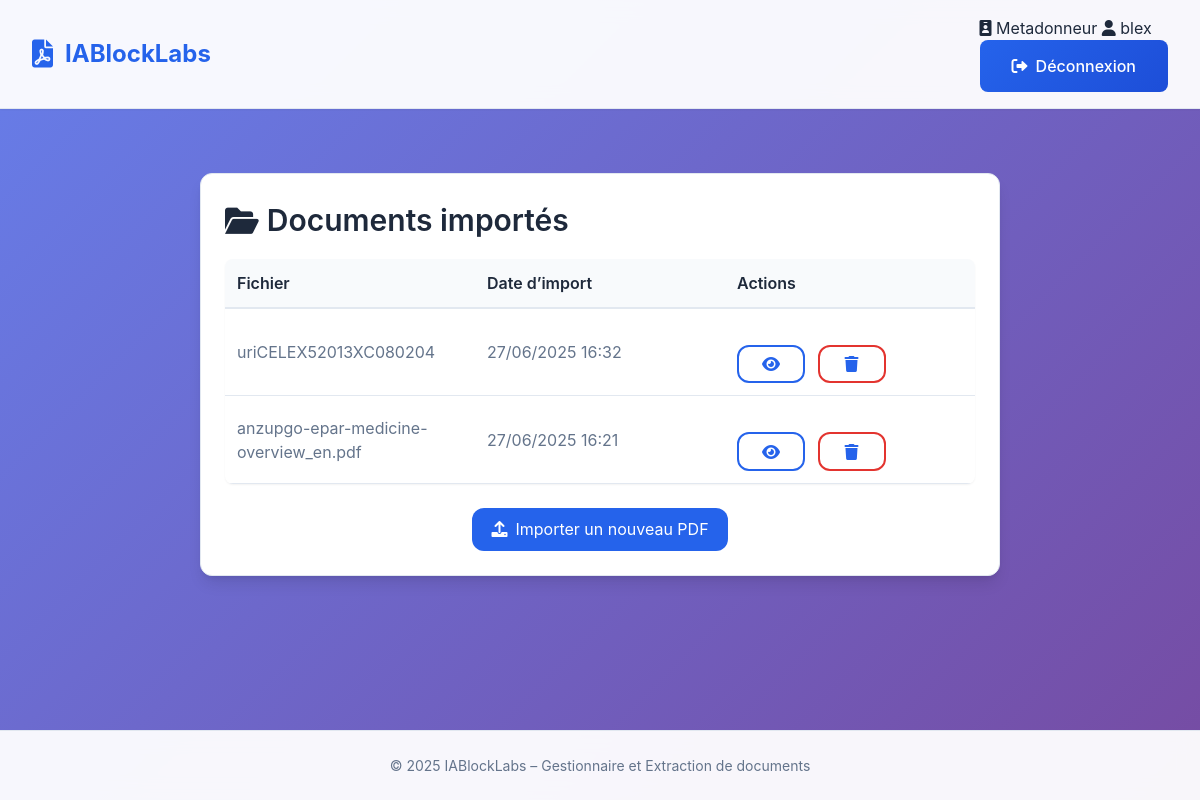
The page /documents/ (signed in) on the database as committed earlier.
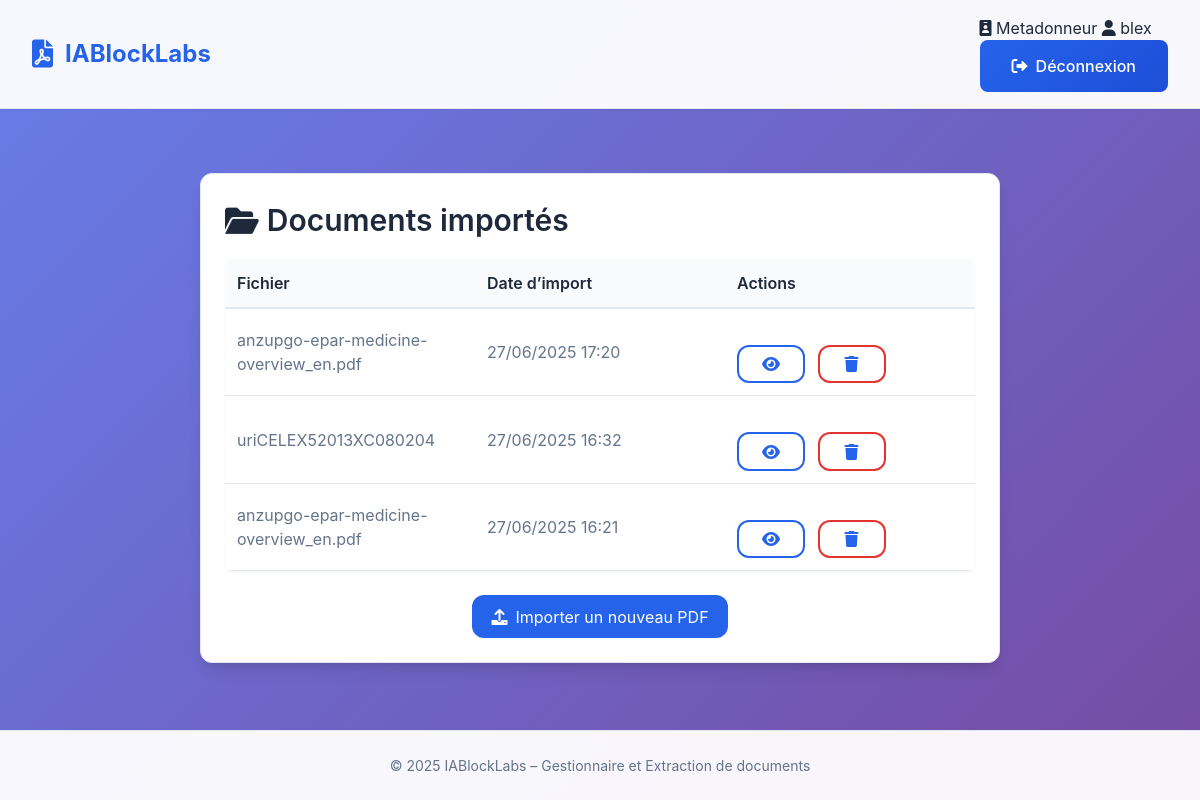
The same page on the database as committed later.
### rawdocs/models.py (models this page shows, shortened)
class RawDocument(models.Model):
    url        = models.URLField(help_text="URL d'origine du PDF")
    file       = models.FileField(upload_to=pdf_upload_to, help_text="Fichier PDF téléchargé")
    created_at = models.DateTimeField(auto_now_add=True)
    owner = models.ForeignKey(
        settings.AUTH_USER_MODEL,
        on_delete=models.CASCADE,
        related_name='raw_documents',
        null=True,
        blank=True,
        help_text="Utilisateur qui a téléchargé ce document"
    )
    title = models.TextField(blank=True, help_text="Titre du document")
    doc_type = models.CharField(max_length=100, blank=True, help_text="Type du document (guide, rapport, etc.)")
    language = models.CharField(max_length=10, blank=True, help_text="Langue détectée (fr, en...)")
    version = models.CharField(max_length=50, blank=True, help_text="Version extraite")
    source = models.CharField(max_length=255, blank=True, help_text="Nom de l'organisation (ex: EMA, FDA...)")
    publication_date = models.CharField(max_length=100, blank=True, help_text="Date de publication")
    context = models.TextField(blank=True, help_text="Contexte extrait (2 phrases max)")
    country = models.CharField(max_length=100, blank=True, help_text="Pays détecté (GPE ou domaine TLD)")

### rawdocs/views.py (the view)
@login_required(login_url='rawdocs:login')
@user_passes_test(is_metadonneur, login_url='rawdocs:login')
def document_list(request):
    documents = RawDocument.objects.filter(owner=request.user).order_by('-created_at')
    for doc in documents:
        doc.basename = os.path.basename(doc.file.name)
    return render(request, 'rawdocs/document_list.html', {
        'documents': documents
    })

### rawdocs/templatetags/rawdocs_extras.py (called while the page is built)
@register.filter
def basename(value):
    return os.path.basename(value)

### rawdocs/views.py (called while the page is built)
def is_metadonneur(user):
    return user.groups.filter(name="Metadonneur").exists()

### templates/rawdocs/document_list.html (shortened to what this page needs)
{% extends "base.html" %}
{% load rawdocs_extras %}
{% block content %}
<section class="card metadata-card">
  <h2><i class="fas fa-folder-open"></i> Documents importés</h2>
  {% if documents %}
    <table class="metadata-table">
      <thead>
        <tr>
          <th>Fichier</th>
          <th>Date d’import</th>
          <th>Actions</th>
        </tr>
      </thead>
      <tbody>
        {% for doc in documents %}
        <tr>
          <td>{{ doc.file.name|basename }}</td>
          <td>{{ doc.created_at|date:"d/m/Y H:i" }}</td>
          <td class="actions-cell">
          <a href="{% url 'rawdocs:edit_metadata' doc.id %}" class="btn-outline" title="Voir / éditer les métadonnées">
          <i class="fas fa-eye"></i>
          </a>
            <form method="post"
                  action="{% url 'rawdocs:document_delete' doc.id %}">
              <button type="submit" class="btn-outline btn-delete">
                <i class="fas fa-trash"></i>
              </button>
            </form>
          </td>
        </tr>
        {% endfor %}
      </tbody>
    </table>
  {% else %}
    <p>Aucun document importé pour le moment.</p>
  {% endif %}
  <div class="upload-cell" style="margin-top:1.5rem;">
    <a href="{% url 'rawdocs:upload' %}" class="upload-cell__enter-btn">
      <i class="fas fa-upload"></i> Importer un nouveau PDF
    </a>
  </div>
</section>
{% endblock %}

### templates/base.html (shortened to what this page needs)
{% load static %}
<!DOCTYPE html>
<html lang="fr">
<head>
  <script src="https://cdn.tailwindcss.com"></script>
  <link rel="stylesheet" href="{% static 'rawdocs/css/styles.css' %}">
  <link href="https://cdnjs.cloudflare.com/ajax/libs/font-awesome/6.0.0/css/all.min.css" rel="stylesheet">
</head>
<body>
  <div class="app-container">
    <header class="site-header">
      <div class="header-content">
        <a href="{% url 'rawdocs:dashboard' %}" class="logo">
          <i class="fas fa-file-pdf"></i>
          <span>IABlockLabs</span>
        </a>
        {% if user.is_authenticated %}
          <div class="user-info">
            <span class="user-role">
              <i class="fas fa-id-badge"></i>
              {{ user.groups.first.name }}
            </span>
            <span class="user-name">
              <i class="fas fa-user"></i>
              {{ user.username }}
            </span>
            <form method="post" action="{% url 'rawdocs:logout' %}" class="logout-form">
              <button type="submit" class="btn btn-logout">
                <i class="fas fa-sign-out-alt"></i> Déconnexion
              </button>
            </form>
          </div>
        {% else %}
          <nav class="nav-menu">
            <a href="{% url 'rawdocs:login'    %}" class="nav-link"><i class="fas fa-sign-in-alt"></i> Connexion</a>
            <a href="{% url 'rawdocs:register' %}" class="nav-link"><i class="fas fa-user-plus"></i> Inscription</a>
          </nav>
        {% endif %}
      </div>
    </header>
    <main class="site-main">
      <div class="main-content">
        {% block content %}{% endblock %}
      </div>
    </main>
    <footer class="site-footer">
      <div class="footer-content">
        <p>&copy; 2025 IABlockLabs – Gestionnaire et Extraction de documents</p>
      </div>
    </footer>
  </div>
</body>
</html>

### static/rawdocs/css/styles.css (style rules this page uses)
:root { --primary-color: #2563eb; --primary-hover: #1d4ed8; --secondary-color: #64748b; --success-color: #059669; --error-color: #dc2626; --warning-color: #d97706; --background-color: #f8fafc; --surface-color: #ffffff; --text-primary: #1e293b; --text-secondary: #64748b; --border-color: #e2e8f0; --border-radius: 12px; --shadow-sm: 0 1px 2px 0 rgb(0 0 0 / 0.05); --shadow-md: 0 4px 6px -1px rgb(0 0 0 / 0.1), 0 2px 4px -2px rgb(0 0 0 / 0.1); --shadow-lg: 0 10px 15px -3px rgb(0 0 0 / 0.1), 0 4px 6px -4px rgb(0 0 0 / 0.1); --transition: all 0.2s cubic-bezier(0.4, 0, 0.2, 1); }
* { margin: 0; padding: 0; box-sizing: border-box; }
body { font-family: 'Inter', -apple-system, BlinkMacSystemFont, 'Segoe UI', Roboto, sans-serif; line-height: 1.6; color: var(--text-primary); background: linear-gradient(135deg, #667eea 0%, #764ba2 100%); min-height: 100vh; font-size: 16px; }
.app-container { min-height: 100vh; display: flex; flex-direction: column; }
.site-header { background: rgba(255, 255, 255, 0.95); backdrop-filter: blur(10px); border-bottom: 1px solid var(--border-color); position: sticky; top: 0; z-index: 100; box-shadow: var(--shadow-sm); }
.header-content { max-width: 1200px; margin: 0 auto; padding: 1rem 2rem; display: flex; justify-content: space-between; align-items: center; }
.logo { display: flex; align-items: center; gap: 0.75rem; font-size: 1.5rem; font-weight: 700; color: var(--primary-color); text-decoration: none; transition: var(--transition); }
.logo i { font-size: 1.75rem; }
.site-main { flex: 1; padding: 2rem 0; }
.main-content { max-width: 1000px; margin: 0 auto; padding: 0 2rem; }
.card { background: var(--surface-color); border-radius: var(--border-radius); padding: 2.5rem; box-shadow: var(--shadow-lg); border: 1px solid var(--border-color); margin-bottom: 2rem; animation: fadeInUp 0.6s ease-out; }
.card h2 { font-size: 1.875rem; font-weight: 600; margin-bottom: 1.5rem; color: var(--text-primary); display: flex; align-items: center; gap: 0.75rem; }
form { display: flex; flex-direction: column; gap: 1.5rem; }
.btn { background: linear-gradient(135deg, var(--primary-color) 0%, var(--primary-hover) 100%); color: white; border: none; padding: 0.875rem 2rem; border-radius: 8px; cursor: pointer; transition: var(--transition); font-size: 1rem; font-weight: 500; display: inline-flex; align-items: center; justify-content: center; gap: 0.5rem; text-decoration: none; min-width: 120px; }
.btn-outline { background: transparent; color: var(--primary-color); border: 2px solid var(--primary-color); padding: 0.875rem 2rem; border-radius: 8px; cursor: pointer; transition: var(--transition); font-size: 1rem; font-weight: 500; display: inline-flex; align-items: center; justify-content: center; gap: 0.5rem; text-decoration: none; margin-top: 1.5rem; }
table { width: 100%; border-collapse: collapse; margin-top: 1rem; background: var(--surface-color); border-radius: 8px; overflow: hidden; box-shadow: var(--shadow-sm); }
th, td { padding: 1rem; text-align: left; border-bottom: 1px solid var(--border-color); }
th { background: linear-gradient(135deg, #f8fafc 0%, #f1f5f9 100%); font-weight: 600; color: var(--text-primary); width: 30%; }
td { color: var(--text-secondary); }
tr:last-child td { border-bottom: none; }
td a { color: var(--primary-color); text-decoration: none; font-weight: 500; }
.site-footer { background: rgba(255, 255, 255, 0.95); backdrop-filter: blur(10px); border-top: 1px solid var(--border-color); margin-top: auto; }
.footer-content { max-width: 1200px; margin: 0 auto; padding: 1.5rem 2rem; text-align: center; color: var(--text-secondary); font-size: 0.875rem; }

Rows that differ between the two databases and show on the page:
added RawDocument: file.name|basename "anzupgo-epar-medicine-overview_en.pdf", created_at "27/06/2025 17:20"
